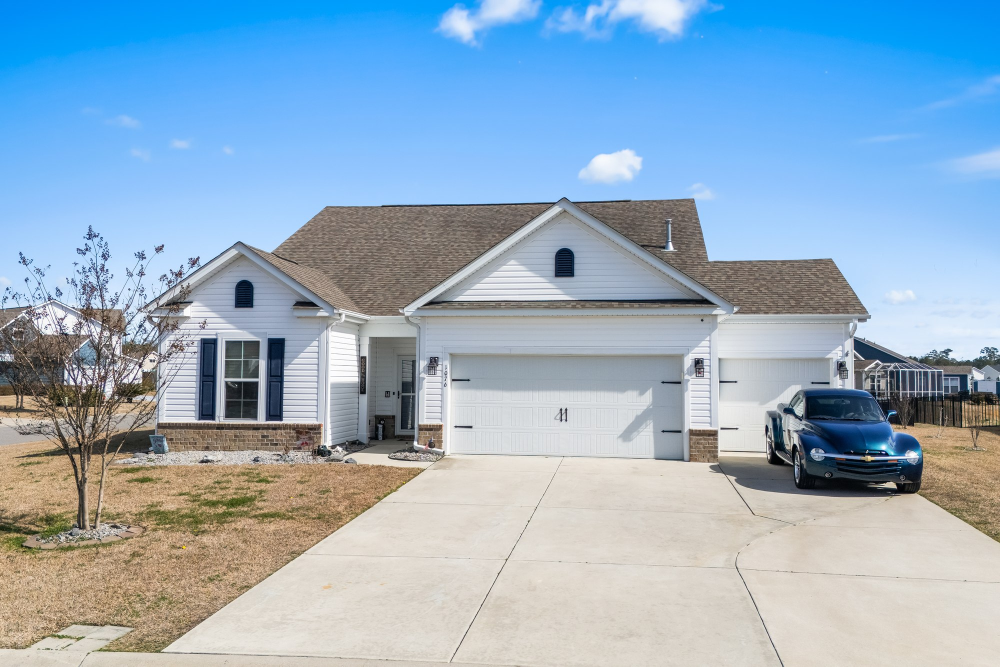
#> input picture assets/photos_original/01.jpg, 2000 x 1333 px (shown at 1/2 size)
$ python grade.py
#> lines starting #> are read from the running program, lines starting #| are printed output that depends on the picture; after the words box and inside, x2 and y2 are one past the last pixel; in counts of white or black regions, pixels touching at a corner belong together
#> in grade, im is the input picture: PIL image 2000x1333 RGB; mean R, G, B 148.5, 173.8, 194.6
#!/usr/bin/env python3
"""
Exterior color grading for 1076 Caprisia Loop.

Legitimate post-processing only:
  - corrects the cold blue cast of winter light
  - deepens sky, water, and evergreen saturation
  - eases back the yellow-orange of dormant turf so it stops dominating
  - lifts shadows, adds a gentle contrast S-curve

NOTHING changes hue. Dormant grass stays dormant — it just recedes.
Originals are preserved in assets/photos_original/.
"""
import os, shutil
import numpy as np
from PIL import Image

SRC   = 'assets/photos'
ORIG  = 'assets/photos_original'
THUMB = 'assets/thumbs'

# Exterior frames only. Interiors are season-neutral and left untouched.
EXTERIOR = set(range(1, 9)) | set(range(25, 34)) | set(range(55, 69))

def rgb_to_hsv(a):
    r, g, b = a[..., 0], a[..., 1], a[..., 2]
    mx, mn = a.max(-1), a.min(-1)
    df = mx - mn
    h = np.zeros_like(mx)
    m = df > 1e-6
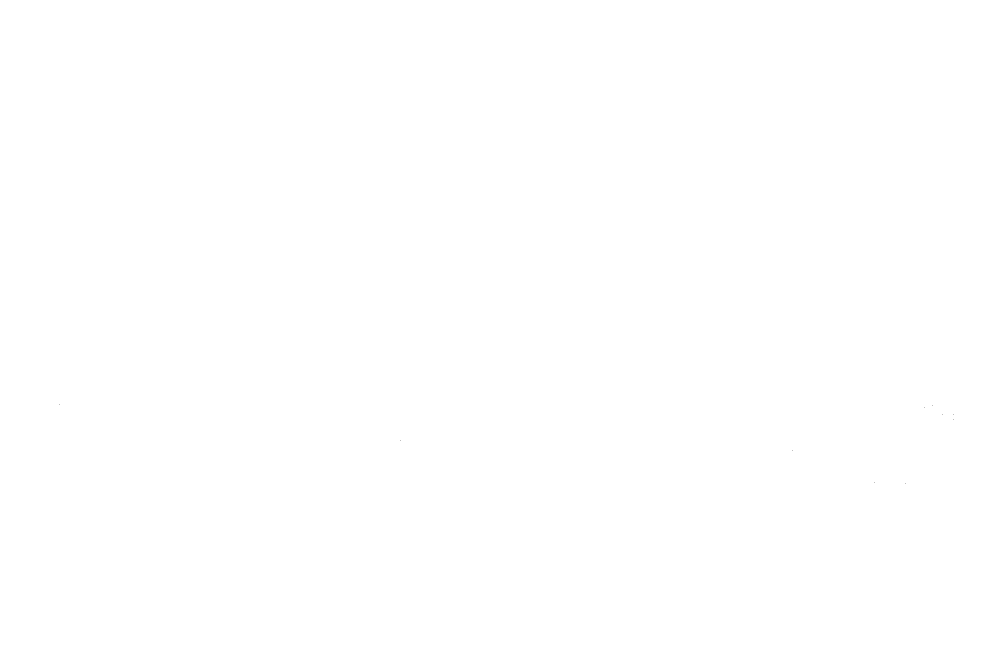
#> m: shape (1333, 2000) bool (shown at 1/2 size); 100% white; black in thin lines or dots, all inside (x1, y1, x2, y2) = (119, 809, 1907, 968)
    ri = m & (mx == r); gi = m & (mx == g); bi = m & (mx == b)
#> after `ri = m & (mx == r)`: ri: shape (1333, 2000) bool; 48.6% white; 424 white regions (332 under 20 px), largest, box (x1, y1, x2, y2) and area: (0, 398, 2000, 1333) 1268786, (897, 705, 1368, 728) 5337, (1689, 671, 1788, 778) 3310
#> after `gi = m & (mx == g)`: gi: shape (1333, 2000) bool; 0.86% white; 2029 white regions (1896 under 20 px), largest, box (x1, y1, x2, y2) and area: (452, 686, 518, 757) 3446, (743, 719, 825, 815) 3106, (1841, 714, 1945, 732) 717
#> after `bi = m & (mx == b)`: bi: shape (1333, 2000) bool; 50.5% white; 664 black regions (577 under 20 px), largest, box (x1, y1, x2, y2) and area: (0, 398, 2000, 1333) 1295399, (1685, 671, 1788, 778) 3506, (1841, 714, 1968, 769) 2509
    h[ri] = (60 * ((g - b)[ri] / df[ri]) + 360) % 360
    h[gi] = (60 * ((b - r)[gi] / df[gi]) + 120) % 360
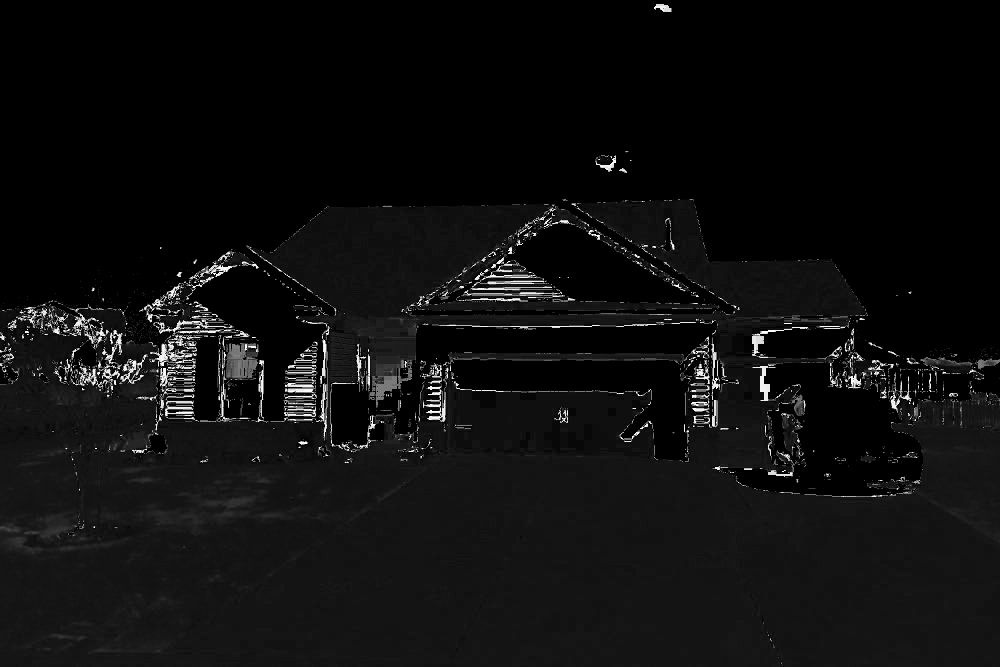
#> h: shape (1333, 2000) float32 (shown at 1/2 size); min 0, max 360, mean 20.6; drawn with min black and max white
    h[bi] = (60 * ((r - g)[bi] / df[bi]) + 240) % 360
    s = np.where(mx > 1e-6, df / np.maximum(mx, 1e-6), 0)
    return h, s, mx

def hsv_to_rgb(h, s, v):
    c = v * s
    x = c * (1 - np.abs(((h / 60.0) % 2) - 1))
    m = v - c
    z = np.zeros_like(h)
    i = (h / 60).astype(int) % 6
    r = np.select([i==0,i==1,i==2,i==3,i==4,i==5], [c,x,z,z,x,c])
    g = np.select([i==0,i==1,i==2,i==3,i==4,i==5], [x,c,c,x,z,z])
    b = np.select([i==0,i==1,i==2,i==3,i==4,i==5], [z,z,x,c,c,x])
    return np.stack([r+m, g+m, b+m], -1)

def bump(h, lo, hi, amt, feather=14):
    """Smooth per-hue weight, wrapping at 360."""
#> called with lo = 185, hi = 260, amt = 1.3, feather = 14
    d = np.minimum(np.abs(h - lo), 360 - np.abs(h - lo))
    d2 = np.minimum(np.abs(h - hi), 360 - np.abs(h - hi))
    inside = ((h >= lo) & (h <= hi)) if lo < hi else ((h >= lo) | (h <= hi))
#> inside: shape (1333, 2000) bool; 49.5% white; 636 white regions (550 under 20 px), largest, box (x1, y1, x2, y2) and area: (0, 0, 2000, 843) 1149692, (663, 641, 1434, 923) 87770, (1436, 724, 1846, 992) 57522
    edge = np.minimum(d, d2)
    w = np.where(inside, 1.0, np.clip(1 - edge / feather, 0, 1))
    return 1.0 + (amt - 1.0) * w

def grade(path, out):
    im = Image.open(path).convert('RGB')
    a = np.asarray(im).astype(np.float32) / 255.0

    # 1. Warm the white balance — winter light runs cold and blue.
    a[..., 0] *= 1.045          # red up
    a[..., 2] *= 0.972          # blue down
    a = np.clip(a, 0, 1)

    h, s, v = rgb_to_hsv(a)

    # 2. Per-hue saturation.
    s *= bump(h, 185, 260, 1.30)   # sky + water  — deepen
    s *= bump(h,  75, 175, 1.26)   # pines, shrubs, live foliage — deepen
#> in bump (call 2), `inside = ((h >= lo) & (h <= hi)) if lo < hi else ((h >= lo) | (h <= hi))`: inside: shape (1333, 2000) bool; 0.55% white; 1332 white regions (1243 under 20 px), largest, box (x1, y1, x2, y2) and area: (452, 686, 518, 757) 2996, (743, 728, 802, 801) 1781, (1841, 714, 1944, 731) 575
#> s: shape (1333, 2000) float32; min 0, max 1.4, mean 0.389
    s *= bump(h,  28,  62, 0.84)   # dormant turf — ease back, do not recolor
#> call 3 of bump, with lo = 28, hi = 62, amt = 0.84, feather = 14
#> in bump (call 3), `inside = ((h >= lo) & (h <= hi)) if lo < hi else ((h >= lo) | (h <= hi))`: inside: shape (1333, 2000) bool; 29% white; 3207 white regions (2802 under 20 px), largest, box (x1, y1, x2, y2) and area: (0, 723, 2000, 1333) 696394, (672, 622, 1552, 752) 20053, (898, 705, 1367, 728) 4534
#> in bump (call 3), `w = np.where(inside, 1.0, np.clip(1 - edge / feather, 0, 1))`:
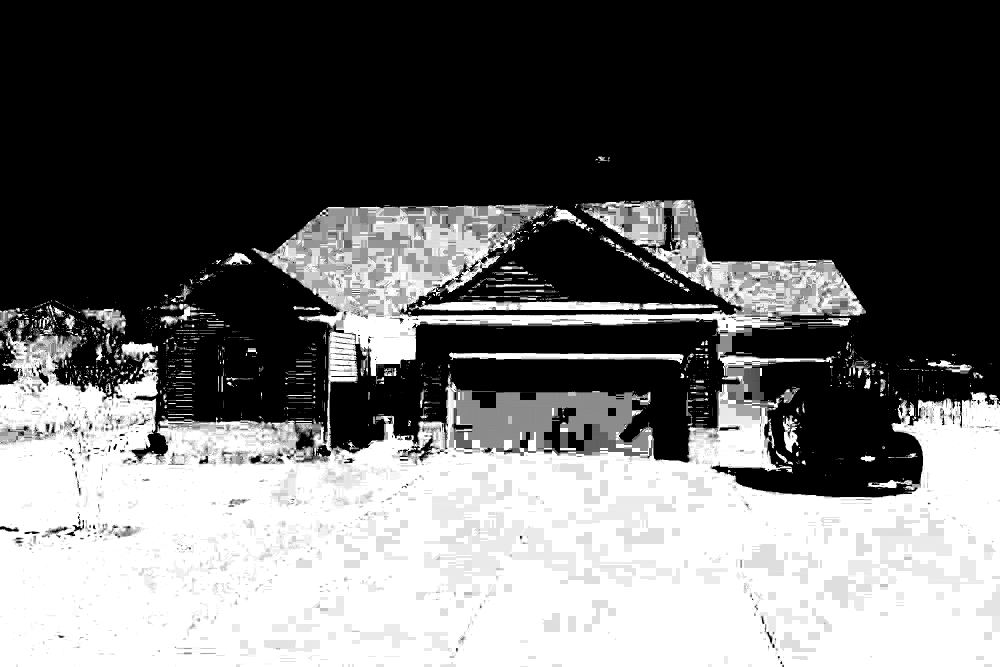
#> w: shape (1333, 2000) float32 (shown at 1/2 size); min 0, max 1, mean 0.41
    s = np.clip(s, 0, 1)

    # 3. Lift shadows, gentle S-curve for contrast.
    v = np.clip(v, 0, 1)
    v = v + 0.045 * (1 - v) ** 2.2          # shadow lift
    v = np.clip(v, 0, 1)
    v = np.clip(v + 0.13 * np.sin(2 * np.pi * (v - 0.5)) * -1, 0, 1)  # S-curve
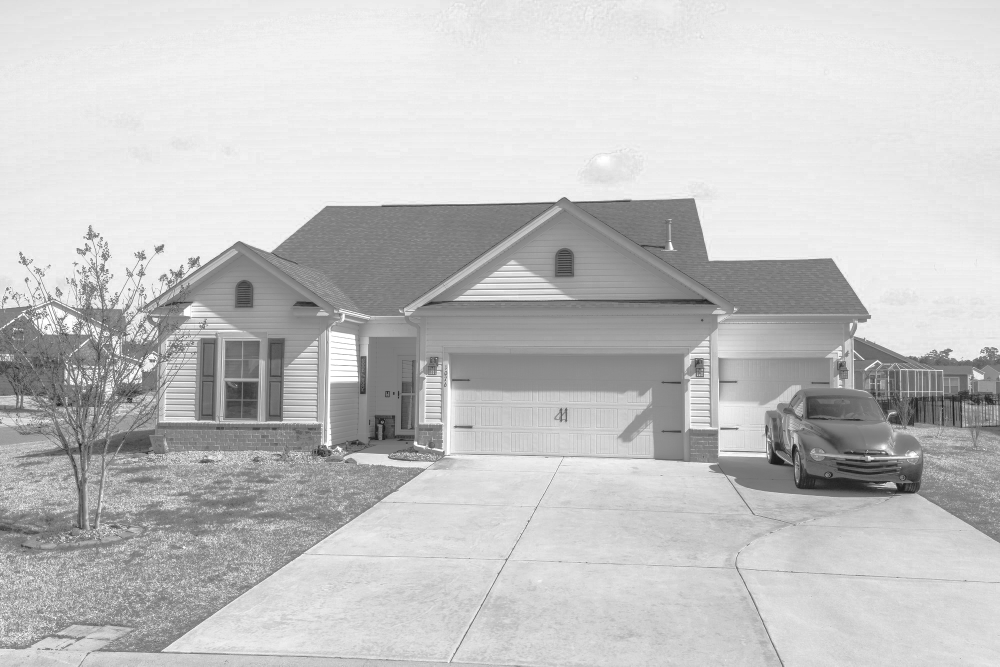
#> v: shape (1333, 2000) float32 (shown at 1/2 size); min 0.0813, max 1, mean 0.766
    v = np.clip(v * 1.015, 0, 1)            # tiny exposure nudge

    out_rgb = np.clip(hsv_to_rgb(h, s, v), 0, 1)
#> in hsv_to_rgb, `c = v * s`:
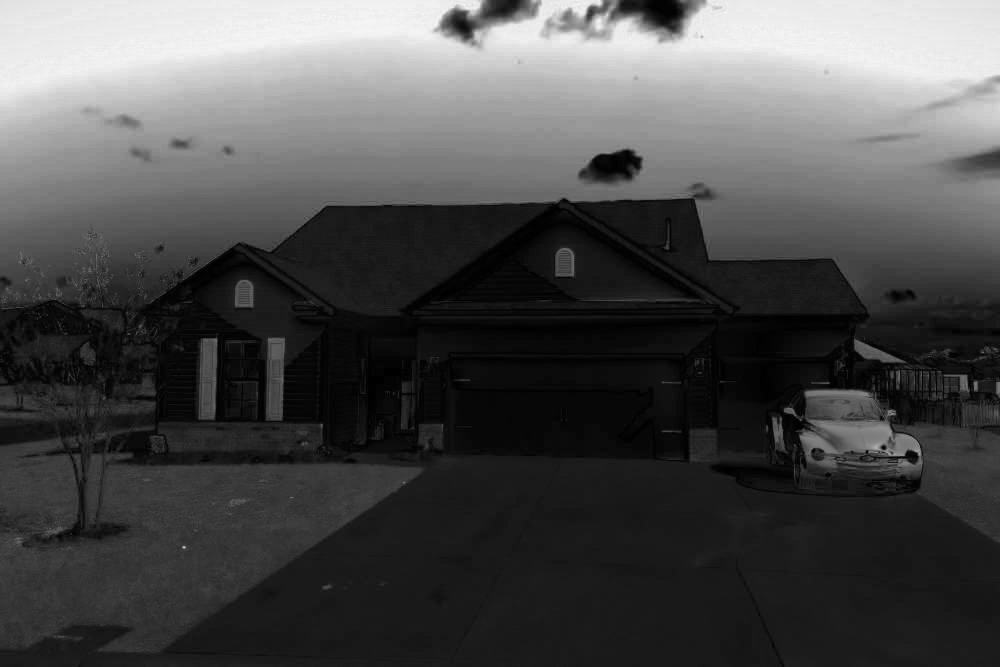
#> c: shape (1333, 2000) float32 (shown at 1/2 size); min 0, max 0.964, mean 0.3
#> in hsv_to_rgb, `m = v - c`:
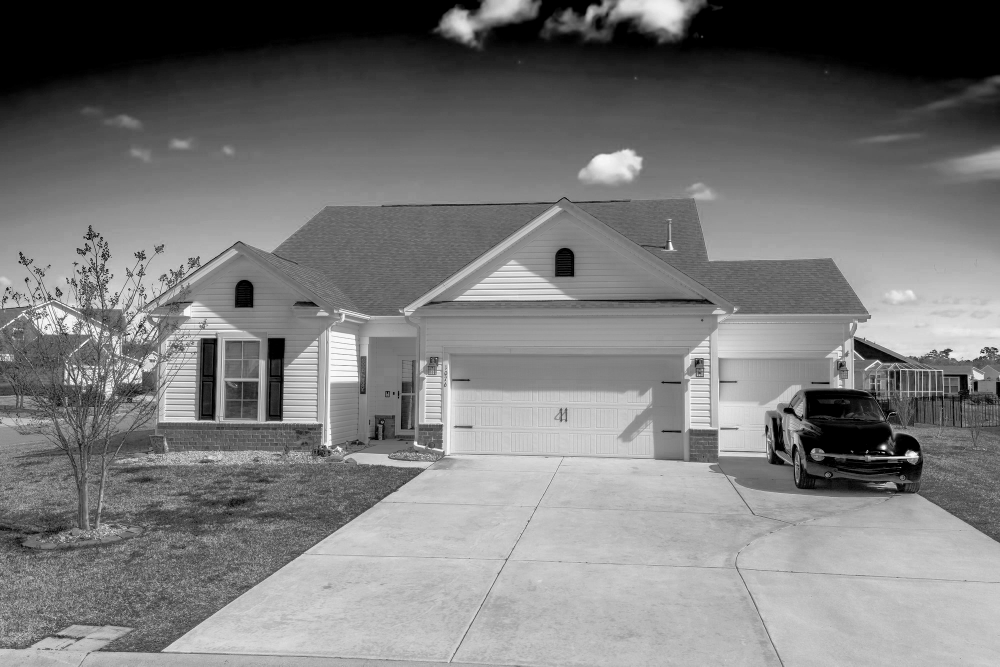
#> m: shape (1333, 2000) float32 (shown at 1/2 size); min 0, max 0.983, mean 0.478
#> in hsv_to_rgb, `i = (h / 60).astype(int) % 6`:
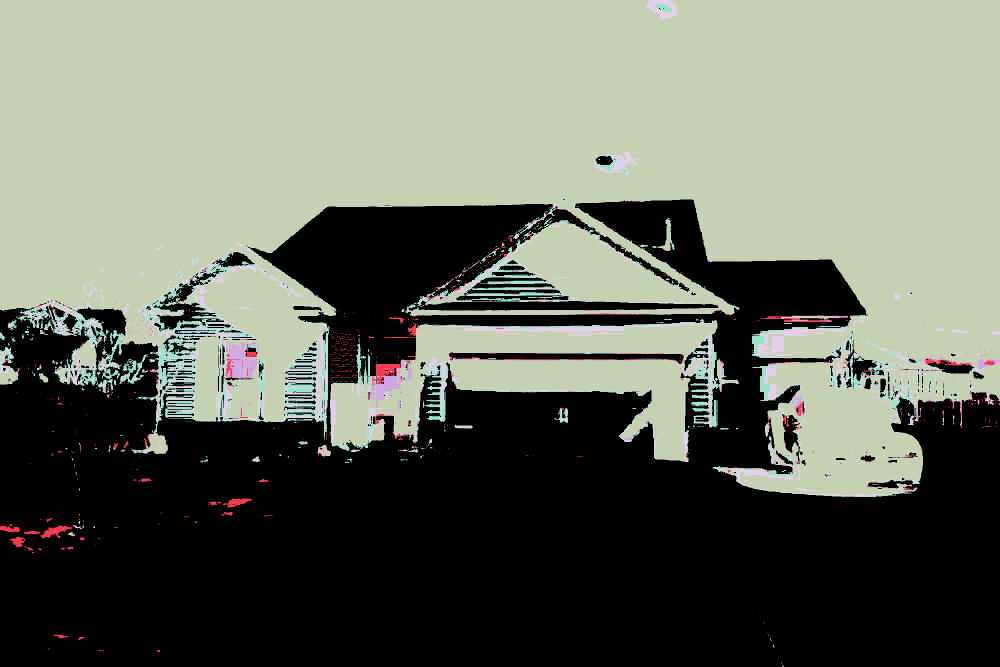
#> i: shape (1333, 2000) int64 (shown at 1/2 size); 6 distinct labels, from 0 to 5; one colour per label, 0 black
    Image.fromarray((out_rgb * 255).astype(np.uint8)).save(
        out, quality=86, optimize=True, progressive=True)

def main():
    if not os.path.isdir(ORIG):
        shutil.copytree(SRC, ORIG)
        print(f'originals backed up -> {ORIG}')

    done = 0
    for n in sorted(EXTERIOR):
        f = f'{n:02d}.jpg'
        src = os.path.join(ORIG, f)
        if not os.path.exists(src):
            continue
        grade(src, os.path.join(SRC, f))
        im = Image.open(os.path.join(SRC, f))
        im.thumbnail((700, 700), Image.LANCZOS)
        im.save(os.path.join(THUMB, f), quality=65, optimize=True)
        done += 1
    print(f'graded {done} exterior frames; interiors untouched')

if __name__ == '__main__':
    main()
